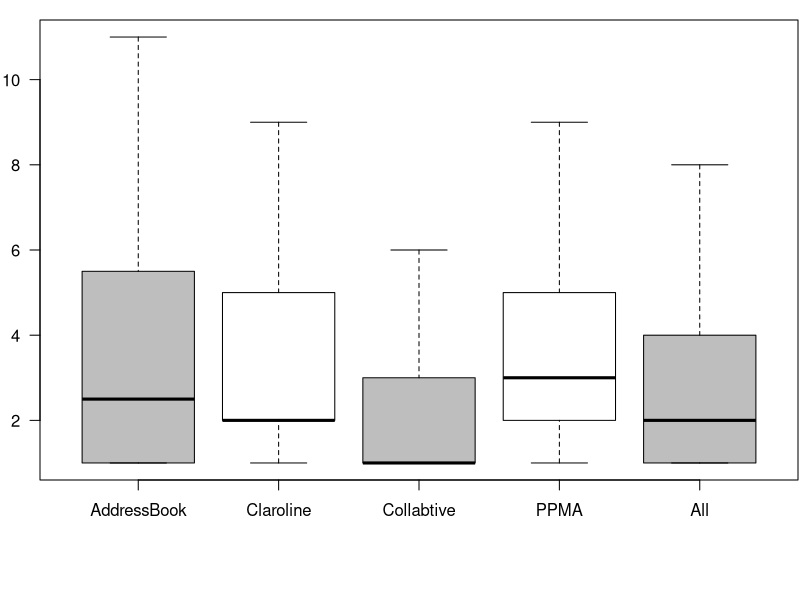

Write the R code that produced this figure.
AddressBook <- read.csv("addressbook-distribution.csv",header= FALSE, sep=",")[,2]
Claroline   <- read.csv("claroline-distribution.csv",header= FALSE, sep=",")[,2] 
Collabtive	<- read.csv("collabtive-distribution.csv",header= FALSE, sep=",")[,2]
PPMA 		<- read.csv("ppma-distribution.csv",header= FALSE, sep=",")[,2]
All 		<- read.csv("all-distribution.csv",header= FALSE, sep=",")[,2]
names <- c("AddressBook", "Claroline", "Collabtive", "PPMA", "All")
dataList <- lapply(names, get, envir=environment())
names(dataList) <- names
par(las=1)
par(mar=c(6,2,1,0.1))
#par(cex.lab=1.5)
#par(cex.axis=1)
ylim = c(0, 10)
boxplot(dataList, col=c("grey","white","grey","white","grey"), outline=FALSE)